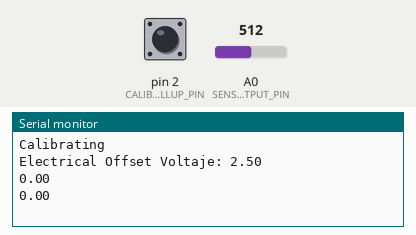
Recording of a sketch running on a simulated Arduino Uno, built with avr-gcc and run on an emulated ATmega328P. On the bench: the last lines printed to the serial monitor. Inputs (shaded band) come from the test bench; at power-on: A0 (SENSOR_OUTPUT_PIN) = 512, pin 2 (CALIBRATION_PULLUP_PIN) HIGH. WiFi joins after 1.5 s; servers stay silent unless stated.

Above: at 1.2 s.
1.3 s: A0 (SENSOR_OUTPUT_PIN) set to 716
At 2.6 s:
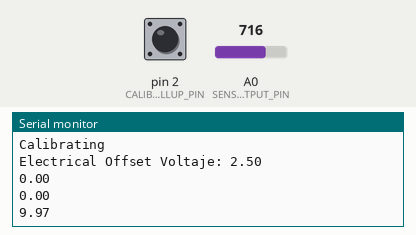
2.8 s: pin 2 (CALIBRATION_PULLUP_PIN) pulled LOW for 0.15 s
At 3.02 s:
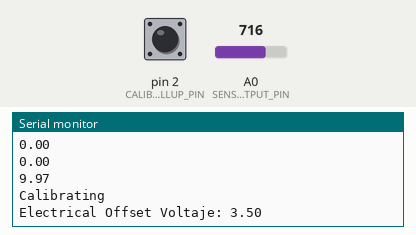
4.4 s: A0 (SENSOR_OUTPUT_PIN) set to 900
At 5.7 s:
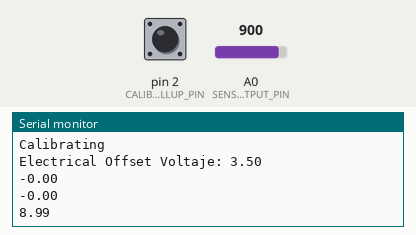
5.9 s: pin 2 (CALIBRATION_PULLUP_PIN) pulled LOW for 1 s
At 6.1 s:
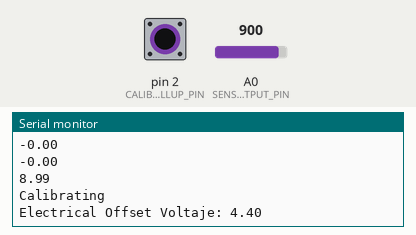
Timing chart, 0 to 8.9 s (numbered marks = the images above; inputs shaded):
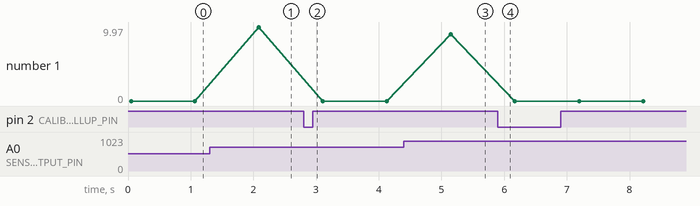

Measured:
- after the input at 1.3 s, the serial monitor: prints a new line after 0.78 s (image 1)
- after the input at 2.8 s, the serial monitor: prints a new line at once (image 2)
- after the input at 4.4 s, the serial monitor: prints a new line after 0.75 s (image 3)
- after the input at 5.9 s, the serial monitor: prints a new line at once (image 4)
- plotted number 1: 0 → 9.97 after the input at 1.3 s, 0 → 8.99 after the input at 4.4 s

The sketch:

dispositivos-final.ino
```cpp
#include <SPI.h>
#include <Ethernet.h>

/* TIPOS */
#define uint unsigned int

/* CALIBRATION CONSTANTS */
#define CALIBRATION_PULLUP_PIN 2

/* SENSOR CONSTANTS */
#define SENSOR_OUTPUT_PIN A0
#define SENSOR_VCC 5.0f
#define SENSOR_IDEAL_V_OFFSET 2.5f
#define SENSOR_MV_I_SENSIBILITY 0.100f

/* MEASUREMENT CONSTANTS */
#define ANALOG_RESOLUTION 1023
#define NUM_SAMPLES 100

/* OTHER CONSTANTS */
#define SQRT_2 0.7071067811865475f
#define LINE_VOLTAJE 110.0f

/* MACROS */
#define ADC(x) ( (x) / ANALOG_RESOLUTION )
#define Mod(x) ( (x) > 0 ? (x) : (x)*-1 )

void Calibrate();

float MeasureCurrent ();
float MeasureVoltage ();
void SendData ( float );

volatile float voe = SENSOR_IDEAL_V_OFFSET; // Electrical offset voltage V_{OE}, deviation from Vcc/2
volatile float i_offset = 0.0f;

EthernetServer server ( 80 );

void setup () {
    pinMode( CALIBRATION_PULLUP_PIN, INPUT_PULLUP );
    byte mac[] = { 0xDE, 0xAD, 0xBE, 0xEF, 0xFE, 0xED };
    IPAddress ip( 192, 168, 1, 200 );
    attachInterrupt( digitalPinToInterrupt( CALIBRATION_PULLUP_PIN ), Calibrate, FALLING );
	Ethernet.begin( mac , ip );
    server.begin();
    Serial.begin( 9600 );
    Calibrate();
}

void loop () {
	float current = MeasureCurrent();
    Serial.println ( current );

    SendData( current );

	delay( 1000 );
}

float MeasureSensorVoltage ()
{
     return ADC( analogRead ( SENSOR_OUTPUT_PIN ) * SENSOR_VCC );
}

float MeasureCurrent ()
{
	float measuredI = 0;
	for ( uint i=0; i < NUM_SAMPLES; i++ )
		measuredI += ( MeasureSensorVoltage() - voe ) / SENSOR_MV_I_SENSIBILITY;
    delay( 2 );
	return measuredI / NUM_SAMPLES;
}


void Calibrate()
{
    Serial.println ( "Calibrating" );
    voe = i_offset = 0;

    for ( uint i=0; i < NUM_SAMPLES; i++ )
        voe += MeasureSensorVoltage();
    voe /= NUM_SAMPLES;
    delay(2);

    Serial.print ( "Electrical Offset Voltaje: " );
    Serial.println ( voe );
}

void SendData ( float data ) {
	EthernetClient client = server.available ();
    if ( client ) {
        bool currentLineIsBlank = true;
        while ( client.connected () ) {
            if ( client.available () ) {
                char c = client.read ();
                // Si ha terminado la petición del cliente
                if ( c == '\n' && currentLineIsBlank ) {
                    // Enviar cabecera web
                    client.println ( "HTTP/1.1 200 OK" );
                    client.println ( "Content-Type: application/json" );
                    client.println ();

                    // Crear objeto JSON
                    client.print ( "{\"current\": " );
                    client.print ( data );
                    client.println ( "}" );

                    break;
                }
                if ( c == '\n' ) {
                    currentLineIsBlank = true;
                } else if ( c != '\r' ) {
                    currentLineIsBlank = false;
                }
            }
        }
	delay ( 1 );
	client.stop ();
    }
}
```
